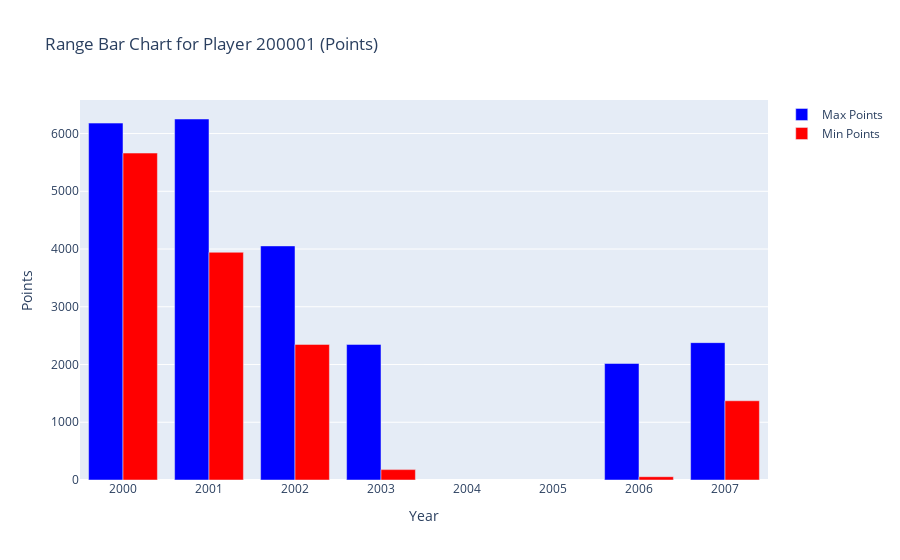

The cell this chart's notebook holds for it:
### Code cell
agg_df = player_df.groupby('year')['points'].agg(['min', 'max']).reset_index()

# Create a range bar chart using two separate bar traces
fig = go.Figure()
fig.add_trace(go.Bar(x=agg_df['year'], y=agg_df['max'], name='Max Points', marker_color='blue'))
fig.add_trace(go.Bar(x=agg_df['year'], y=agg_df['min'], name='Min Points', marker_color='red'))

fig.update_layout(barmode='group', title='Range Bar Chart for Player 200001 (Points)',
                  xaxis_title='Year', yaxis_title='Points')
fig.show()

### Figure 1 — Plotly figure (JSON) as saved in the notebook; plotly's stock layout.template omitted (floating-point values rounded to 4 significant figures)
{"data": [{"marker": {"color": "blue"}, "name": "Max Points", "type": "bar", "x": [2000, 2001, 2002, 2003, 2006, 2007], "y": [6181, 6252, 4054, 2348, 2018, 2379]}, {"marker": {"color": "red"}, "name": "Min Points", "type": "bar", "x": [2000, 2001, 2002, 2003, 2006, 2007], "y": [5662, 3944, 2348, 180, 57, 1372]}], "layout": {"autosize": true, "barmode": "group", "title": {"text": "Range Bar Chart for Player 200001 (Points)"}, "xaxis": {"autorange": true, "range": [2000.0, 2008.0], "title": {"text": "Year"}, "type": "linear"}, "yaxis": {"autorange": true, "range": [0, 6581.0], "title": {"text": "Points"}, "type": "linear"}}}
